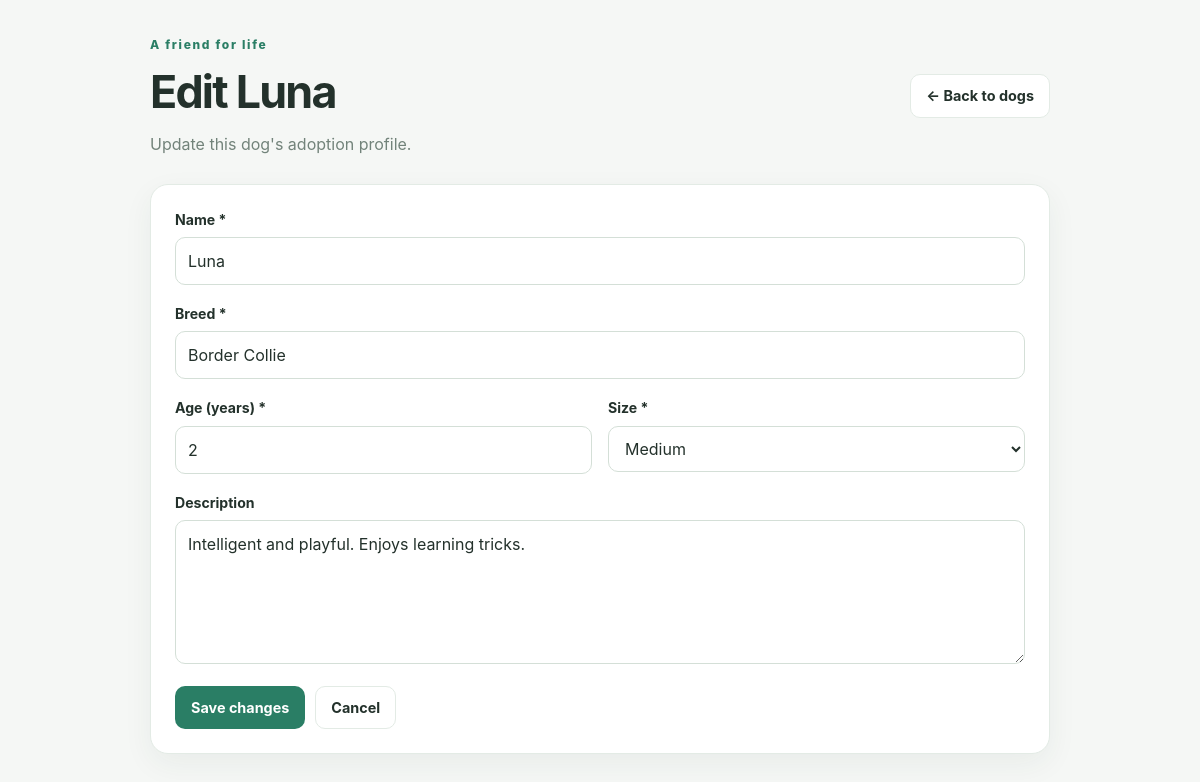
Page /edit.php?id=2 on the committed database.
### tables this page shows
CREATE TABLE dogs (
        id INTEGER PRIMARY KEY AUTOINCREMENT,
        name TEXT NOT NULL CHECK(length(name) <= 80),
        breed TEXT NOT NULL CHECK(length(breed) <= 100),
        age INTEGER NOT NULL CHECK(age BETWEEN 0 AND 30),
        size TEXT NOT NULL CHECK(size IN ('Small', 'Medium', 'Large')),
        description TEXT NOT NULL CHECK(length(description) <= 1000),
        status TEXT NOT NULL DEFAULT 'Available'
            CHECK(status IN ('Available', 'Pending', 'Adopted')),
        created_at TEXT NOT NULL DEFAULT CURRENT_TIMESTAMP
    );

### db.php (called while the page is built, shortened)
<?php
function h(mixed $value): string
{
    return htmlspecialchars(
        (string) $value,
        ENT_QUOTES | ENT_SUBSTITUTE,
        'UTF-8'
    );
}
function valid_id(mixed $value): ?int
{
    $id = filter_var($value, FILTER_VALIDATE_INT);
    return $id;
}

### edit.php (the view, shortened to what this page needs)
<?php
require_once __DIR__ . '/db.php';
$id = valid_id($_GET['id'] ?? null);
$stmt = $pdo->prepare('SELECT * FROM dogs WHERE id = ?');
$stmt->execute([$id]);
$dog = $stmt->fetch();
$name = $dog['name'];
$breed = $dog['breed'];
$age = (string) $dog['age'];
$size = $dog['size'];
$description = $dog['description'];
?>
<!DOCTYPE html>
<html lang="en">
<head>
    <link rel="stylesheet" href="style.css">
</head>
<body>
<div class="container form-container">
    <header class="topbar">
        <div>
            <p class="eyebrow">A friend for life</p>
            <h1>Edit <?= h($name) ?></h1>
            <p class="subtitle">Update this dog's adoption profile.</p>
        </div>
        <a class="button button-secondary" href="index.php">← Back to dogs</a>
    </header>
    <section class="panel">
        <form class="dog-form" action="edit.php?id=<?= $id ?>" method="post">
            <div class="field">
                <label for="name">Name *</label>
                <input id="name" name="name" maxlength="80" required
                       value="<?= h($name) ?>">
            </div>
            <div class="field">
                <label for="breed">Breed *</label>
                <input id="breed" name="breed" maxlength="100" required
                       value="<?= h($breed) ?>">
            </div>
            <div class="form-row">
                <div class="field">
                    <label for="age">Age (years) *</label>
                    <input id="age" name="age" type="number" min="0" max="30"
                           step="1" required value="<?= h($age) ?>">
                </div>
                <div class="field">
                    <label for="size">Size *</label>
                    <select id="size" name="size" required>
                        <?php foreach (['Small', 'Medium', 'Large'] as $option): ?>
                            <option value="<?= h($option) ?>" <?= $size === $option ? 'selected' : '' ?>>
                                <?= h($option) ?>
                            </option>
                        <?php endforeach; ?>
                    </select>
                </div>
            </div>
            <div class="field">
                <label for="description">Description</label>
                <textarea id="description" name="description" rows="5"
                          maxlength="1000"><?= h($description) ?></textarea>
            </div>
            <div class="form-actions">
                <button class="button button-primary" type="submit">Save changes</button>
                <a class="button button-secondary" href="index.php">Cancel</a>
            </div>
        </form>
    </section>
</div>
</body>
</html>

### style.css (style rules this page uses)
:root { --primary: #2a7e65; --primary-dark: #1d5c49; --background: #f5f7f5; --surface: #ffffff; --text: #23312b; --muted: #72837a; --border: #e3ebe5; --danger: #be3c43; --shadow: 0 10px 30px rgba(32, 64, 48, 0.06); }
* { box-sizing: border-box; }
body { margin: 0; background: var(--background); color: var(--text); font-family: Inter, ui-sans-serif, system-ui, -apple-system, BlinkMacSystemFont, "Segoe UI", sans-serif; line-height: 1.5; }
.container { width: min(1180px, calc(100% - 40px)); margin: 0 auto; padding: 36px 0; }
.topbar { display: flex; justify-content: space-between; align-items: center; gap: 24px; margin-bottom: 28px; }
.eyebrow { margin: 0 0 5px; color: var(--primary); font-size: 0.75rem; font-weight: 800; letter-spacing: 0.14em; }
h1 { margin: 0; font-size: clamp(2rem, 4vw, 2.8rem); letter-spacing: -0.04em; }
.subtitle, .muted { color: var(--muted); }
.subtitle { margin: 6px 0 0; }
.stat-card, .panel { background: var(--surface); border: 1px solid var(--border); border-radius: 18px; box-shadow: var(--shadow); }
.panel { padding: 24px; margin-bottom: 22px; }
.field { display: flex; flex-direction: column; gap: 7px; min-width: 0; }
label { font-size: 0.88rem; font-weight: 700; }
input, select, textarea { width: 100%; min-width: 0; padding: 11px 12px; border: 1px solid #d4dfd7; border-radius: 10px; background: #fff; color: var(--text); font: inherit; }
textarea { resize: vertical; }
.button { display: inline-flex; align-items: center; justify-content: center; gap: 6px; padding: 10px 15px; border: 1px solid transparent; border-radius: 10px; font: inherit; font-size: 0.9rem; font-weight: 700; text-decoration: none; cursor: pointer; white-space: nowrap; }
.button-primary { background: var(--primary); color: #fff; }
.button-secondary { background: #fff; color: var(--text); border-color: var(--border); }
.form-container { max-width: 900px; }
.dog-form { display: flex; flex-direction: column; gap: 18px; }
.form-row { display: grid; grid-template-columns: 1fr 1fr; gap: 16px; }
.form-actions { display: flex; flex-wrap: wrap; gap: 10px; margin-top: 4px; }

### rows in the picture
dogs: name "Luna", breed "Border Collie", age "2", description "Intelligent and playful. Enjoys learning tricks."

### other values in the picture
form field size "Medium"
